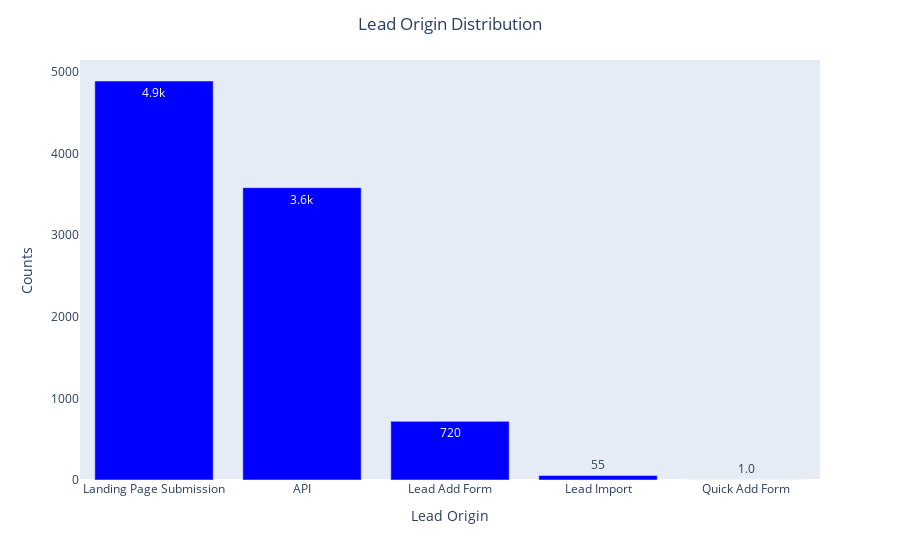

Source (notebook cell):
### Code cell
barplot('Lead Origin')

### Figure 1 — Plotly figure (JSON) as saved in the notebook; plotly's stock layout.template omitted (floating-point values rounded to 4 significant figures)
{"data": [{"alignmentgroup": "True", "hovertemplate": "x=%{x}<br>y=%{y}<extra></extra>", "legendgroup": "", "marker": {"color": "blue", "pattern": {"shape": ""}}, "name": "", "offsetgroup": "", "orientation": "v", "showlegend": false, "textposition": "auto", "texttemplate": "%{y:.2s}", "type": "bar", "x": ["Landing Page Submission", "API", "Lead Add Form", "Lead Import", "Quick Add Form"], "xaxis": "x", "y": [4886, 3580, 718, 55, 1], "yaxis": "y"}], "layout": {"barmode": "relative", "legend": {"tracegroupgap": 0}, "margin": {"t": 60}, "showlegend": false, "title": {"text": "Lead Origin Distribution", "x": 0.5}, "xaxis": {"anchor": "y", "domain": [0, 1], "showgrid": false, "title": {"text": "Lead Origin"}}, "yaxis": {"anchor": "x", "domain": [0, 1], "showgrid": false, "title": {"text": "Counts"}}}}
